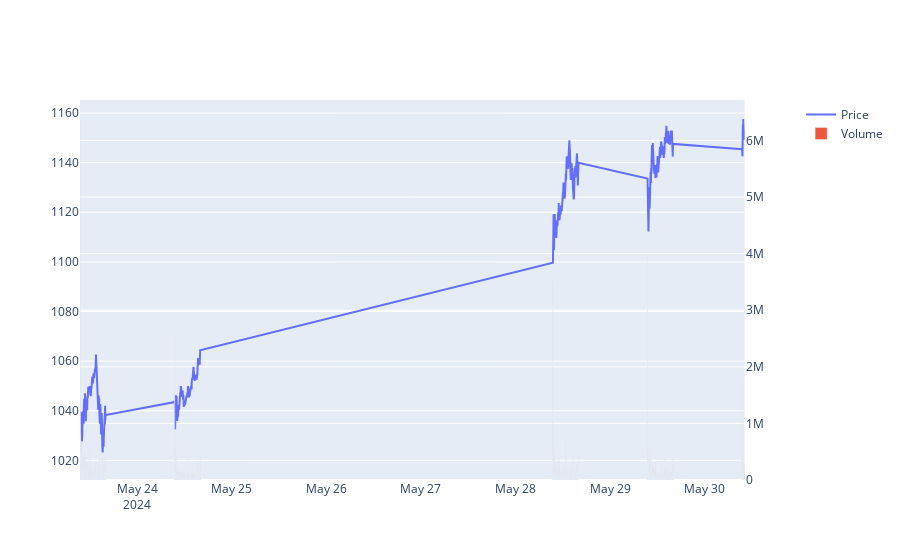

Notebook code cell kept with this figure:
### Code cell
fig2 = make_subplots(specs=[[{"secondary_y": True}]])
fig2.add_trace(go.Scatter(x=df_minute['date'],y=df_minute['close'],name='Price'),secondary_y=False)
fig2.add_trace(go.Bar(x=df_minute['date'],y=df_minute['volume'],name='Volume'),secondary_y=True)
fig2.show()

### Figure 1 — Plotly figure (JSON) as saved in the notebook; plotly's stock layout.template omitted (floating-point values rounded to 4 significant figures; data arrays with more than 128 entries replaced by an {"elided": "..."} marker saying what was removed)
{"data": [{"name": "Price", "type": "scatter", "x": {"elided": "1597 str values"}, "xaxis": "x", "y": {"elided": "1597 float values"}, "yaxis": "y"}, {"name": "Volume", "type": "bar", "x": {"elided": "1597 str values"}, "xaxis": "x", "y": {"elided": "1597 int values"}, "yaxis": "y2"}], "layout": {"xaxis": {"anchor": "y", "domain": [0, 0.94]}, "yaxis": {"anchor": "x", "domain": [0, 1]}, "yaxis2": {"anchor": "x", "overlaying": "y", "side": "right"}}}
